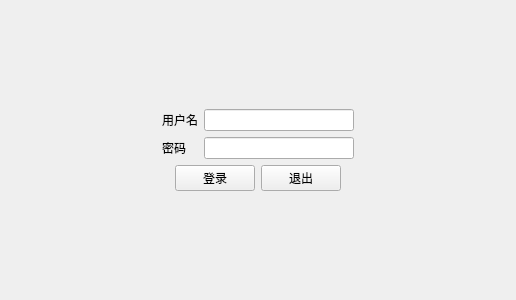
<?xml version="1.0" encoding="UTF-8"?>
<ui version="4.0">
 <class>SignInForm</class>
 <widget class="QWidget" name="SignInForm">
  <property name="geometry">
   <rect>
    <x>0</x>
    <y>0</y>
    <width>516</width>
    <height>300</height>
   </rect>
  </property>
  <property name="acceptDrops">
   <bool>false</bool>
  </property>
  <property name="windowTitle">
   <string>登录</string>
  </property>
  <property name="windowIcon">
   <iconset>
    <normaloff>ICON1.ico</normaloff>ICON1.ico</iconset>
  </property>
  <layout class="QVBoxLayout" name="verticalLayout_3">
   <item>
    <spacer name="verticalSpacer">
     <property name="orientation">
      <enum>Qt::Vertical</enum>
     </property>
     <property name="sizeHint" stdset="0">
      <size>
       <width>20</width>
       <height>84</height>
      </size>
     </property>
    </spacer>
   </item>
   <item>
    <layout class="QHBoxLayout" name="horizontalLayout">
     <item>
      <spacer name="horizontalSpacer_3">
       <property name="orientation">
        <enum>Qt::Horizontal</enum>
       </property>
       <property name="sizeHint" stdset="0">
        <size>
         <width>40</width>
         <height>20</height>
        </size>
       </property>
      </spacer>
     </item>
     <item>
      <layout class="QVBoxLayout" name="verticalLayout_2">
       <item>
        <widget class="QLabel" name="label">
         <property name="text">
          <string>用户名</string>
         </property>
        </widget>
       </item>
       <item>
        <widget class="QLabel" name="label_2">
         <property name="text">
          <string>密码</string>
         </property>
        </widget>
       </item>
      </layout>
     </item>
     <item>
      <layout class="QVBoxLayout" name="verticalLayout">
       <item>
        <widget class="QLineEdit" name="lineEdit"/>
       </item>
       <item>
        <widget class="QLineEdit" name="lineEdit_2">
         <property name="echoMode">
          <enum>QLineEdit::Password</enum>
         </property>
        </widget>
       </item>
      </layout>
     </item>
     <item>
      <spacer name="horizontalSpacer_4">
       <property name="orientation">
        <enum>Qt::Horizontal</enum>
       </property>
       <property name="sizeHint" stdset="0">
        <size>
         <width>40</width>
         <height>20</height>
        </size>
       </property>
      </spacer>
     </item>
    </layout>
   </item>
   <item>
    <layout class="QHBoxLayout" name="horizontalLayout_3">
     <item>
      <spacer name="horizontalSpacer_5">
       <property name="orientation">
        <enum>Qt::Horizontal</enum>
       </property>
       <property name="sizeHint" stdset="0">
        <size>
         <width>40</width>
         <height>20</height>
        </size>
       </property>
      </spacer>
     </item>
     <item>
      <widget class="QPushButton" name="pushButton">
       <property name="text">
        <string>登录</string>
       </property>
      </widget>
     </item>
     <item>
      <widget class="QPushButton" name="pushButton_2">
       <property name="text">
        <string>退出</string>
       </property>
      </widget>
     </item>
     <item>
      <spacer name="horizontalSpacer_6">
       <property name="orientation">
        <enum>Qt::Horizontal</enum>
       </property>
       <property name="sizeHint" stdset="0">
        <size>
         <width>40</width>
         <height>20</height>
        </size>
       </property>
      </spacer>
     </item>
    </layout>
   </item>
   <item>
    <spacer name="verticalSpacer_2">
     <property name="orientation">
      <enum>Qt::Vertical</enum>
     </property>
     <property name="sizeHint" stdset="0">
      <size>
       <width>20</width>
       <height>84</height>
      </size>
     </property>
    </spacer>
   </item>
  </layout>
 </widget>
 <resources/>
 <connections>
  <connection>
   <sender>pushButton</sender>
   <signal>clicked()</signal>
   <receiver>SignInForm</receiver>
   <slot>on_SignIn_clicked()</slot>
   <hints>
    <hint type="sourcelabel">
     <x>205</x>
     <y>185</y>
    </hint>
    <hint type="destinationlabel">
     <x>39</x>
     <y>196</y>
    </hint>
   </hints>
  </connection>
  <connection>
   <sender>pushButton_2</sender>
   <signal>clicked()</signal>
   <receiver>SignInForm</receiver>
   <slot>on_Exit_clicked()</slot>
   <hints>
    <hint type="sourcelabel">
     <x>305</x>
     <y>185</y>
    </hint>
    <hint type="destinationlabel">
     <x>230</x>
     <y>201</y>
    </hint>
   </hints>
  </connection>
 </connections>
 <slots>
  <slot>on_SignIn_clicked()</slot>
  <slot>on_Exit_clicked()</slot>
 </slots>
</ui>
